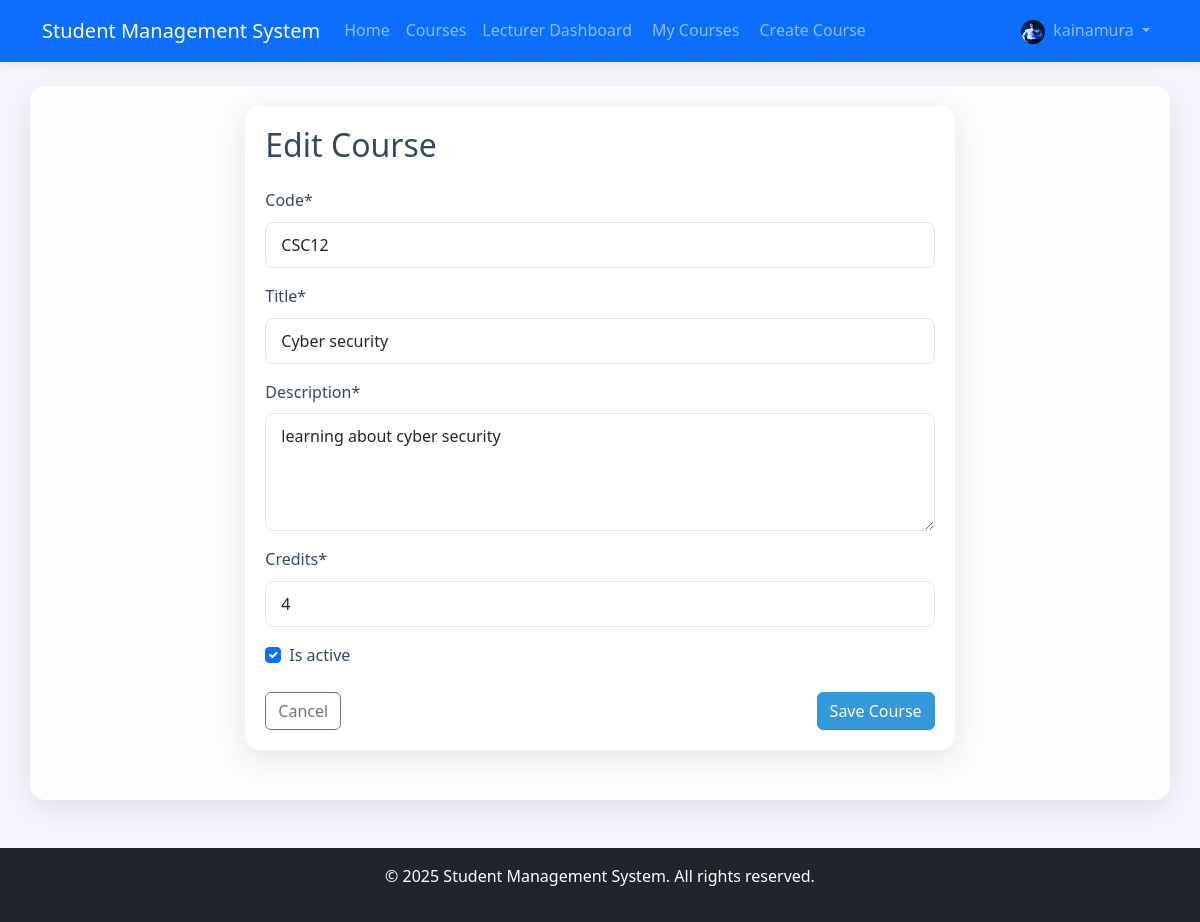
The page /lecturer/courses/2/edit/ (signed in) on the database its author committed.
### accounts/models.py (models this page shows, shortened)
class User(AbstractUser):
    USER_TYPE_CHOICES = (
        ('admin', 'Admin'),
        ('student', 'Student'),
        ('lecturer', 'Lecturer'),
    )
    user_type = models.CharField(max_length=10, choices=USER_TYPE_CHOICES, default='student')
    profile_picture = models.ImageField(upload_to='profile_pics/', null=True, blank=True)
    date_of_birth = models.DateField(null=True, blank=True)
    phone_number = models.CharField(max_length=15, null=True, blank=True)
    address = models.TextField(null=True, blank=True)

### course/models.py (models this page shows, shortened)
class Course(models.Model):
    code = models.CharField(max_length=20, unique=True)
    title = models.CharField(max_length=200)
    description = models.TextField()
    credits = models.PositiveIntegerField()
    is_active = models.BooleanField(default=True)
    created_at = models.DateTimeField(auto_now_add=True)
    updated_at = models.DateTimeField(auto_now=True)

### lecturer/views.py (the view)
    def wrapper(request, *args, **kwargs):
        if not request.user.is_authenticated:
            return redirect('accounts:login')
        if request.user.user_type != 'lecturer':
            return HttpResponseForbidden("You must be a lecturer to access this page.")
        return view_func(request, *args, **kwargs)

### lecturer/forms.py (shortened to what this page needs)
class CourseForm(forms.ModelForm):
    class Meta:
        model = Course
        fields = ['code', 'title', 'description', 'credits', 'is_active']
        widgets = {
            'code': forms.TextInput(attrs={'class': 'form-control', 'placeholder': 'e.g., CS101'}),
            'title': forms.TextInput(attrs={'class': 'form-control', 'placeholder': 'e.g., Introduction to Computer Science'}),
            'description': forms.Textarea(attrs={'class': 'form-control', 'rows': 4}),
            'credits': forms.NumberInput(attrs={'class': 'form-control', 'min': 1, 'max': 6}),
            'is_active': forms.CheckboxInput(attrs={'class': 'form-check-input'}),
        }

### lecturer/views.py (called while the page is built)
def lecturer_required(view_func):
    def wrapper(request, *args, **kwargs):
        if not request.user.is_authenticated:
            return redirect('accounts:login')
        if request.user.user_type != 'lecturer':
            return HttpResponseForbidden("You must be a lecturer to access this page.")
        return view_func(request, *args, **kwargs)
    return wrapper

@login_required
@lecturer_required
def edit_course(request, course_id):
    course = get_object_or_404(Course, id=course_id)
    if not LecturerCourse.objects.filter(lecturer=request.user.lecturer_profile, course=course).exists():
        return HttpResponseForbidden("You do not have permission to edit this course.")
    if request.method == 'POST':
        form = CourseForm(request.POST, instance=course)
        if form.is_valid():
            form.save()
            messages.success(request, f"Course '{course.title}' updated successfully!")
            return redirect('lecturer:course_detail', course_id=course.id)
    else:
        form = CourseForm(instance=course)
    context = {
        'form': form,
        'title': 'Edit Course',
        'course': course,
    }
    return render(request, 'lecturer/course_form.html', context)

### templates/lecturer/course_form.html (shortened to what this page needs)
{% extends 'base.html' %}
{% load crispy_forms_tags %}
{% block content %}
<div class="container">
    <div class="row">
        <div class="col-md-8 offset-md-2">
            <div class="glass-container">
                <h2 class="mb-4">{{ title }}</h2>
                <form method="post">
                    {{ form|crispy }}
                    <div class="d-flex justify-content-between mt-4">
                        {% if course %}
                            <a href="{% url 'lecturer:course_detail' course.id %}" class="btn btn-outline-secondary">Cancel</a>
                        {% else %}
                            <a href="{% url 'lecturer:course_list' %}" class="btn btn-outline-secondary">Cancel</a>
                        {% endif %}
                        <button type="submit" class="btn btn-primary">Save Course</button>
                    </div>
                </form>
            </div>
        </div>
    </div>
</div>
{% endblock %}

### templates/base.html (shortened to what this page needs)
<!DOCTYPE html>
<html lang="en">
<head>
    <link href="https://cdn.jsdelivr.net/npm/bootstrap@5.3.0/dist/css/bootstrap.min.css" rel="stylesheet">
    <link rel="stylesheet" href="/static/css/main.css">
</head>
<body>
    <nav class="navbar navbar-expand-lg navbar-dark bg-primary">
        <div class="container">
            <a class="navbar-brand" href="/">Student Management System</a>
            <div class="collapse navbar-collapse" id="navbarNav">
                <ul class="navbar-nav me-auto">
                    <li class="nav-item">
                        <a class="nav-link" href="/">Home</a>
                    </li>
                    {% if user.is_authenticated %}
                        <li class="nav-item">
                            <a class="nav-link" href="{% url 'course:course_list' %}">Courses</a>
                        </li>
                        {% if user.user_type == 'student' %}
                            <li class="nav-item">
                                <a class="nav-link" href="{% url 'student:dashboard' %}">Student Dashboard</a>
                            </li>
                            <li class="nav-item">
                                <a class="nav-link" href="{% url 'student:assignment_list' %}">
                                    <i class="fas fa-tasks me-1"></i> Assignments
                                </a>
                            </li>
                            <li class="nav-item">
                                <a class="nav-link position-relative" href="{% url 'student:view_notifications' %}">
                                    <i class="fas fa-bell me-1"></i> Notifications
                                    {% with notification_count=user.notifications.filter.count %}
                                        {% if notification_count > 0 %}
                                            <span class="position-absolute top-0 start-100 translate-middle badge rounded-pill bg-danger">
                                                {{ notification_count }}
                                            </span>
                                        {% endif %}
                                    {% endwith %}
                                </a>
                            </li>
                        {% elif user.user_type == 'lecturer' %}
                            <li class="nav-item">
                                <a class="nav-link" href="{% url 'lecturer:dashboard' %}">Lecturer Dashboard</a>
                            </li>
                            <li class="nav-item">
                                <a class="nav-link" href="{% url 'lecturer:course_list' %}">
                                     My Courses
                                </a>
                            </li>
                            <li class="nav-item">
                                <a class="nav-link" href="{% url 'lecturer:create_course' %}">
                                     Create Course
                                </a>
                            </li>
                        {% endif %}
                    {% endif %}
                </ul>
                <ul class="navbar-nav">
                    {% if user.is_authenticated %}
                        <li class="nav-item dropdown">
                            <a class="nav-link dropdown-toggle" href="#" id="navbarDropdown" role="button" data-bs-toggle="dropdown">
                                {% if user.profile_picture %}
                                    <img src="{{ user.profile_picture.url }}" alt="Profile" class="rounded-circle me-1" width="24" height="24">
                                {% endif %}
                                {{ user.username }}
                            </a>
                        </li>
                    {% endif %}
                </ul>
            </div>
        </div>
    </nav>
    <div class="container mt-4 glass-container">
        {% block content %}{% endblock %}
    </div>
    <footer class="bg-dark text-white mt-5 py-3">
        <div class="container text-center">
            <p>&copy; {% now "Y" %} Student Management System. All rights reserved.</p>
        </div>
    </footer>
</body>
</html>

### static/css/main.css (style rules this page uses)
:root { --primary-color: #3498db; --secondary-color: #2ecc71; --background-color: #f5f7fa; --text-color: #34495e; --accent-color: #9b59b6; --shadow-color: rgba(0, 0, 0, 0.1); }
body { font-family: 'Segoe UI', Tahoma, Geneva, Verdana, sans-serif; background-color: var(--background-color); color: var(--text-color); line-height: 1.6; }
.glass-container { background: rgba(255, 255, 255, 0.7); backdrop-filter: blur(10px); border-radius: 15px; box-shadow: 0 8px 32px 0 var(--shadow-color); padding: 20px; margin-bottom: 30px; }
.btn-primary { background-color: var(--primary-color); border-color: var(--primary-color); }
.navbar { box-shadow: 0 2px 10px rgba(0, 0, 0, 0.1); padding: 10px 0; }
.form-control { border-radius: 8px; padding: 10px 15px; border: 1px solid #e1e1e1; }

### rows shown on the page
User: profile_picture (picture), username "kainamura"
Course: code "CSC12", title "Cyber security", description "learning about cyber security", credits "4", is_active "☑"

### other values the page prints
{{ title }} "Edit Course"
